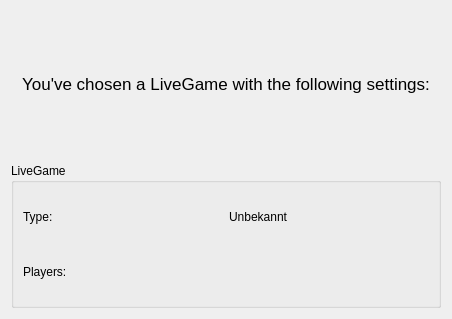
<?xml version="1.0" encoding="UTF-8"?>
<ui version="4.0">
 <class>LiveSummaryWidget</class>
 <widget class="QWizardPage" name="LiveSummaryWidget">
  <property name="geometry">
   <rect>
    <x>0</x>
    <y>0</y>
    <width>452</width>
    <height>319</height>
   </rect>
  </property>
  <property name="windowTitle">
   <string>WizardPage</string>
  </property>
  <layout class="QVBoxLayout" name="verticalLayout">
   <item>
    <widget class="QLabel" name="label">
     <property name="text">
      <string>&lt;!DOCTYPE HTML PUBLIC &quot;-//W3C//DTD HTML 4.0//EN&quot; &quot;http://www.w3.org/TR/REC-html40/strict.dtd&quot;&gt;
&lt;html&gt;&lt;head&gt;&lt;meta name=&quot;qrichtext&quot; content=&quot;1&quot; /&gt;&lt;style type=&quot;text/css&quot;&gt;
p, li { white-space: pre-wrap; }
&lt;/style&gt;&lt;/head&gt;&lt;body style=&quot; font-family:'Lucida Grande'; font-size:13pt; font-weight:400; font-style:normal;&quot;&gt;
&lt;p align=&quot;center&quot; style=&quot; margin-top:0px; margin-bottom:0px; margin-left:0px; margin-right:0px; -qt-block-indent:0; text-indent:0px;&quot;&gt;You've chosen a LiveGame with the following settings:&lt;/p&gt;&lt;/body&gt;&lt;/html&gt;</string>
     </property>
    </widget>
   </item>
   <item>
    <widget class="QGroupBox" name="groupBox">
     <property name="title">
      <string>LiveGame</string>
     </property>
     <layout class="QGridLayout" name="gridLayout">
      <item row="0" column="0">
       <widget class="QLabel" name="label_2">
        <property name="text">
         <string>Type:</string>
        </property>
       </widget>
      </item>
      <item row="0" column="1">
       <widget class="QLabel" name="labelType">
        <property name="text">
         <string>Unbekannt</string>
        </property>
       </widget>
      </item>
      <item row="1" column="1">
       <layout class="QGridLayout" name="gridLayoutPlayers"/>
      </item>
      <item row="1" column="0">
       <widget class="QLabel" name="label_3">
        <property name="text">
         <string>Players:</string>
        </property>
       </widget>
      </item>
     </layout>
    </widget>
   </item>
   <item>
    <layout class="QVBoxLayout" name="verticalLayoutTypeSpecial"/>
   </item>
  </layout>
 </widget>
 <resources/>
 <connections/>
</ui>
